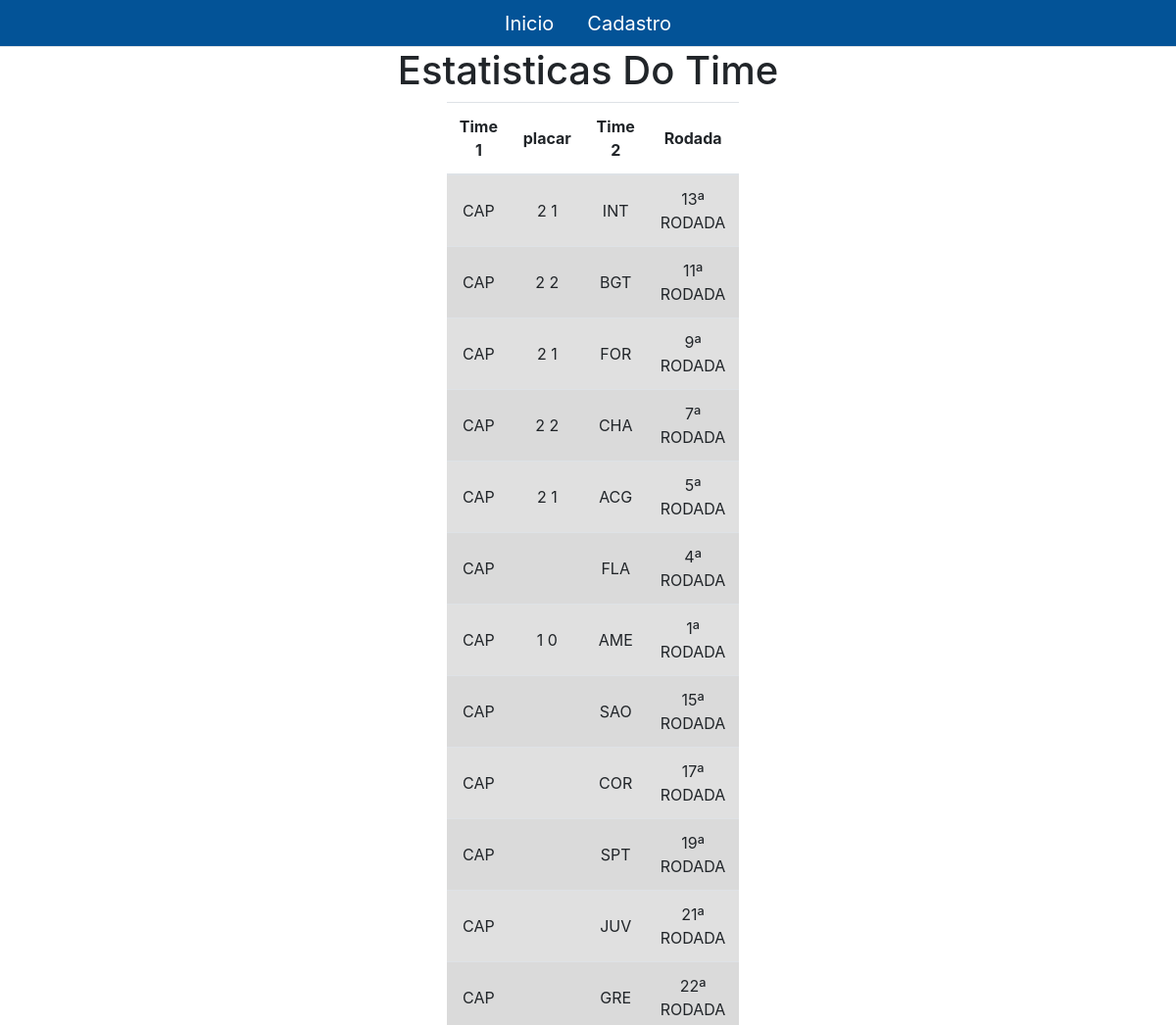
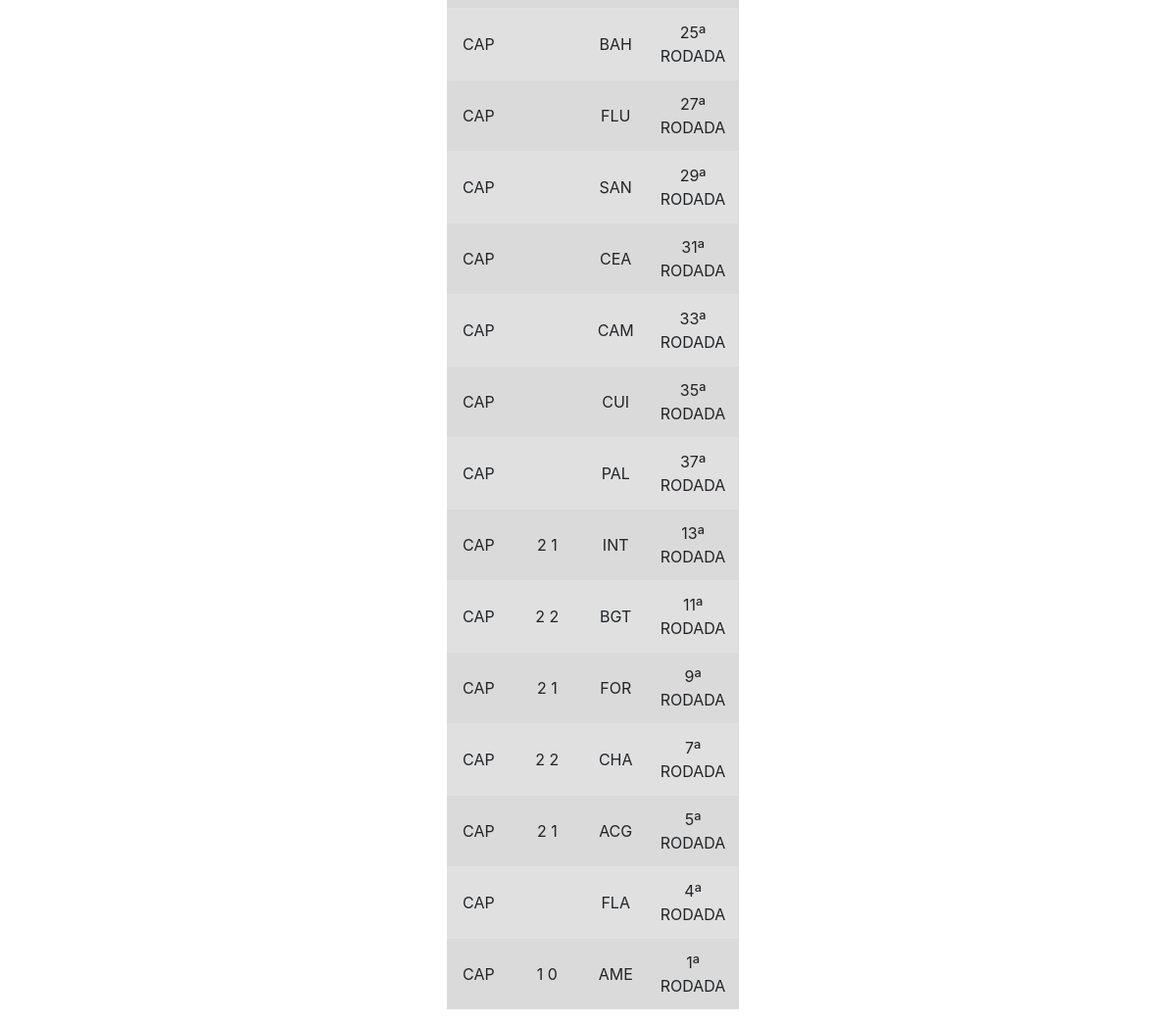
The app's page /estatisticas/CAP with its own data (2 pictures, top to bottom).
### app/models.py (models this page shows)
class jogos(models.Model):
    timeA  = models.CharField('timeA',max_length=10)
    timeB = models.CharField('timeB',max_length=10)
    placar = models.CharField('placar',max_length=10)
    rodada = models.CharField('rodada',max_length=20)
    Serie = models.CharField('serie',max_length=5)

### app/views.py (the view)
# urls.py: path('estatisticas/<str:sigla>',estatisticas,name="estatisticas"),
def estatisticas(request,sigla):
    timea = jogos.objects.filter(timeA = sigla).exclude(timeB = sigla).order_by()
    context = {
        'timea':timea,
    }
    return render(request,'estatisticas.html',context)

### app/templates/estatisticas.html (shortened to what this page needs)
<!DOCTYPE html>
{% load static %}
<html lang="pt-br">
<head>
    <link rel="stylesheet" href="https://maxcdn.bootstrapcdn.com/bootstrap/4.0.0/css/bootstrap.min.css">
    <link href="{% static 'css/style.css' %}" rel="stylesheet">
</head>
<body>
  <nav>
    <ul class="nav nav-tabs justify-content-center">
      <li class="nav-item">
        <a class="nav-link disabled" href="/">Inicio</a>
      </li>
      <li class="nav-item">
        <a class="nav-link disabled" href="/cadastro">Cadastro</a>
      </li>
    </ul>
  </nav>
    <h1 style="text-align: center;">Estatisticas Do Time</h1>
    <div id="table-center">
        <table class="table table-striped">
            <Thead>
              <tr>
                <th>Time 1</th>
                <th>placar</th>
                <th>Time 2</th>
                <th>Rodada</th>
              </tr>
            </Thead>
            <tbody>
                {% for time in timea%}
                <tr class="table-active">
                  <td>{{time.timeA }}</td>
                  <td>{{time.placar }}</td>
                  <td>{{time.timeB }}</td>
                  <td>{{time.rodada}}</td>
                </tr>
              {% endfor%}
            </tbody>
          </table>
    </div>
</body>
</html>

### static/css/style.css (style rules this page uses)
table { width: 40% !important; justify-content: center !important; }
nav { background-color: #035397 !important; font-size: 20px; text-align: center !important; }
a { color: white !important; }
#table-center { margin-left: 38%; }
td { height: 50px; width: 50px; }
#table-center td { text-align: center; vertical-align: middle; }
#table-center th { text-align: center; vertical-align: middle; }

### records on screen
jogos: timeA "CAP", placar "2 1", timeB "INT", rodada "13ª RODADA"
jogos: timeA "CAP", placar "2 2", timeB "BGT", rodada "11ª RODADA"
jogos: timeA "CAP", placar "2 1", timeB "FOR", rodada "9ª RODADA"
jogos: timeA "CAP", placar "2 2", timeB "CHA", rodada "7ª RODADA"
jogos: timeA "CAP", placar "2 1", timeB "ACG", rodada "5ª RODADA"
jogos: timeA "CAP", timeB "FLA", rodada "4ª RODADA"
jogos: timeA "CAP", placar "1 0", timeB "AME", rodada "1ª RODADA"
jogos: timeA "CAP", timeB "SAO", rodada "15ª RODADA"
jogos: timeA "CAP", timeB "COR", rodada "17ª RODADA"
jogos: timeA "CAP", timeB "SPT", rodada "19ª RODADA"
jogos: timeA "CAP", timeB "JUV", rodada "21ª RODADA"
jogos: timeA "CAP", timeB "GRE", rodada "22ª RODADA"
jogos: timeA "CAP", timeB "BAH", rodada "25ª RODADA"
jogos: timeA "CAP", timeB "FLU", rodada "27ª RODADA"
jogos: timeA "CAP", timeB "SAN", rodada "29ª RODADA"
jogos: timeA "CAP", timeB "CEA", rodada "31ª RODADA"
jogos: timeA "CAP", timeB "CAM", rodada "33ª RODADA"
jogos: timeA "CAP", timeB "CUI", rodada "35ª RODADA"
jogos: timeA "CAP", timeB "PAL", rodada "37ª RODADA"
jogos: timeA "CAP", placar "2 1", timeB "INT", rodada "13ª RODADA"
jogos: timeA "CAP", placar "2 2", timeB "BGT", rodada "11ª RODADA"
jogos: timeA "CAP", placar "2 1", timeB "FOR", rodada "9ª RODADA"
jogos: timeA "CAP", placar "2 2", timeB "CHA", rodada "7ª RODADA"
jogos: timeA "CAP", placar "2 1", timeB "ACG", rodada "5ª RODADA"
jogos: timeA "CAP", timeB "FLA", rodada "4ª RODADA"
jogos: timeA "CAP", placar "1 0", timeB "AME", rodada "1ª RODADA"
